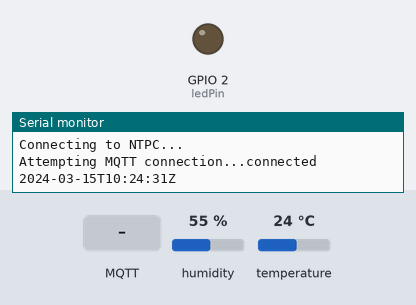
A sketch run on a simulated ESP32. Shown: output pins drawn as LEDs (lit = HIGH), the last lines printed to the serial monitor. The test bench sets the inputs (shaded band); at power-on: humidity 55 %, temperature 24 °C. WiFi joins after 1.5 s; servers stay silent unless stated; network time is answered at once with the bench clock; the local clock reads 2024-03-15 10:24:30 at power-on unless the sketch sets it; no MQTT or app messages arrive unless stated.

Above: at 2.7 s.
2.8 s: MQTT message "on" arrives on the first subscribed topic
At 4.9 s:
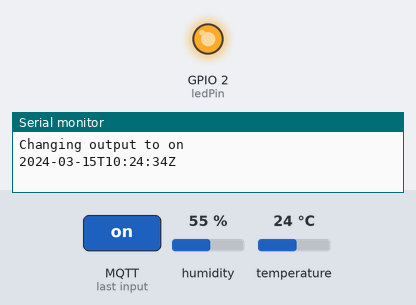
9.1 s: MQTT message "off" arrives on the first subscribed topic
At 11.1 s:
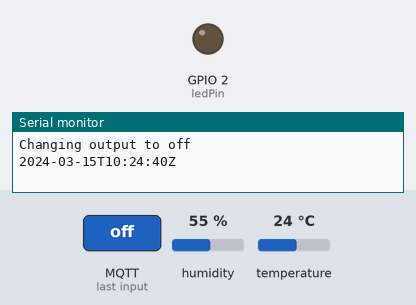
Timing chart, 0 to 12.6 s (numbered marks = the images above; inputs shaded):
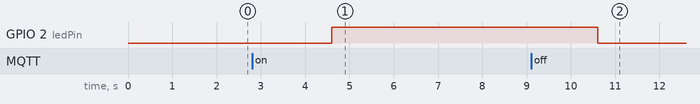

Measured:
- after the input at 2.8 s, GPIO 2 (ledPin): LOW → HIGH after 1.8 s
- after the input at 9.1 s, GPIO 2 (ledPin): HIGH → LOW after 1.5 s

The sketch:

mqttCode.ino
```cpp
 /*********
  Rui Santos
  Complete project details at https://randomnerdtutorials.com
*********/
//Senior Sense
// Proyecto Informatica I
// Benjamin Ruiz

//#include <WiFi.h>
#include "WiFi.h"
#include <PubSubClient.h>

#include <NTPClient.h>
#include <WiFiUdp.h>

#include <Wire.h>
//#include <Adafruit_BME280.h>
#include "DHT.h"
#include <Adafruit_Sensor.h>
#define DHTTYPE DHT22   // DHT 22  (AM2302), AM2321
#define DHTPIN 27

// Define NTP Client to get time
WiFiUDP ntpUDP;
NTPClient timeClient(ntpUDP);

// Variables to save date and time
String formattedDate;
String dayStamp;
String timeStamp;

// Your SSID/Password combination
const char* ssid = "dlink-c3p0";
const char* password = "dungavive2018@gmail.com";


// Add your MQTT Broker IP address, example:
//const char* mqtt_server = "192.168.1.144";
const char* mqtt_server = "192.168.0.157";
DHT dht(DHTPIN, DHTTYPE);
WiFiClient espClient;
PubSubClient client(espClient);
long lastMsg = 0;
char msg[50];
int value = 0;
float temperature = 0;
float humidity = 0;

// LED Pin
const int ledPin = 2;
/** Pin number for DHT11 data pin */
int dhtPin = 27;

void setup() {
  Serial.begin(115200);

  // default settings
  // (you can also pass in a Wire library object like &Wire2)
  //status = bme.begin();
  if (isnan(temperature) || isnan(humidity)) {
    Serial.println(F("Failed to read from DHT sensor!"));
    while (1);
  }
  setup_wifi();
  client.setServer(mqtt_server, 1883);
  client.setCallback(callback);

  pinMode(ledPin, OUTPUT);
}

void setup_wifi() {
  delay(10);
  // We start by connecting to a WiFi network
  Serial.println();
  Serial.print("Connecting to ");
  Serial.println(ssid);

  WiFi.begin(ssid, password);

  while (WiFi.status() != WL_CONNECTED) {
    delay(500);
    Serial.print(".");
  }

  Serial.println("");
  Serial.println("WiFi connected");
  Serial.println("IP address: ");
  Serial.println(WiFi.localIP());

Serial.println("Connecting to NTPC... ");
// Initialize a NTPClient to get time
  timeClient.begin();
  // Set offset time in seconds to adjust for your timezone, for example:
  // GMT +1 = 3600
  // GMT +8 = 28800
  // GMT -1 = -3600
  // GMT 0 = 0
  timeClient.setTimeOffset(3600);

}

void callback(char* topic, byte* message, unsigned int length) {
  Serial.print("Message arrived on topic: ");
  Serial.print(topic);
  Serial.print(". Message: ");
  String messageTemp;

  for (int i = 0; i < length; i++) {
    Serial.print((char)message[i]);
    messageTemp += (char)message[i];
  }
  Serial.println();

  // Feel free to add more if statements to control more GPIOs with MQTT

  // If a message is received on the topic esp32/output, you check if the message is either "on" or "off".
  // Changes the output state according to the message
  if (String(topic) == "esp32/output") {
    Serial.print("Changing output to ");
    if(messageTemp == "on"){
      Serial.println("on");
      digitalWrite(ledPin, HIGH);
    }
    else if(messageTemp == "off"){
      Serial.println("off");
      digitalWrite(ledPin, LOW);
    }
  }
}

void reconnect() {
  // Loop until we're reconnected
  while (!client.connected()) {
    Serial.print("Attempting MQTT connection...");
    // Attempt to connect
    if (client.connect("ESP32Client")) {
      Serial.println("connected");
      // Subscribe
      client.subscribe("esp32/output");
    } else {
      Serial.print("failed, rc=");
      Serial.print(client.state());
      Serial.println(" try again in 5 seconds");
      // Wait 5 seconds before retrying
      delay(5000);
    }
  }
}
void loop() {

  if (!client.connected()) {
    reconnect();
  }
  client.loop();

  long now = millis();
  if (now - lastMsg > 5000) {
    lastMsg = now;

    // Temperature in Celsius
    temperature = dht.readTemperature();
    // Convert the value to a char array
    char tempString[8];
    dtostrf(temperature, 1, 2, tempString);
    Serial.print("Temperature: ");
    Serial.println(tempString);

   String publishableString(tempString);
   String test;
   String test1;
     formattedDate = timeClient.getFormattedDate();
      char pubCharArray[70];
     formattedDate.toCharArray(pubCharArray,formattedDate.length());
     strcat(pubCharArray,"$");
     strcat(pubCharArray,tempString);


    client.publish("esp32/temperature", pubCharArray);

    humidity = dht.readHumidity();

    // Convert the value to a char array
    char humString[8];
    dtostrf(humidity, 1, 2, humString);
    Serial.print("Humidity: ");
    Serial.println(humString);
    client.publish("esp32/humidity", humString);
  }
// update time client (not so often)
  while(!timeClient.update()) {
    timeClient.forceUpdate();
  }

  formattedDate = timeClient.getFormattedDate();
  Serial.println(formattedDate);

  delay(2000);
    formattedDate = timeClient.getFormattedDate();

  Serial.print("-- 2 sec later --");
  Serial.println(formattedDate);

  // Extract date
 // int splitT = formattedDate.indexOf("T");
 // dayStamp = formattedDate.substring(0, splitT);
 // Serial.print("DATE: ");
 // Serial.println(dayStamp);
  // Extract time
 // timeStamp = formattedDate.substring(splitT+1, formattedDate.length()-1);
 // Serial.print("HOUR: ");
 // Serial.println(timeStamp);
  Serial.println(xPortGetCoreID());
delay(1000);
}
```
